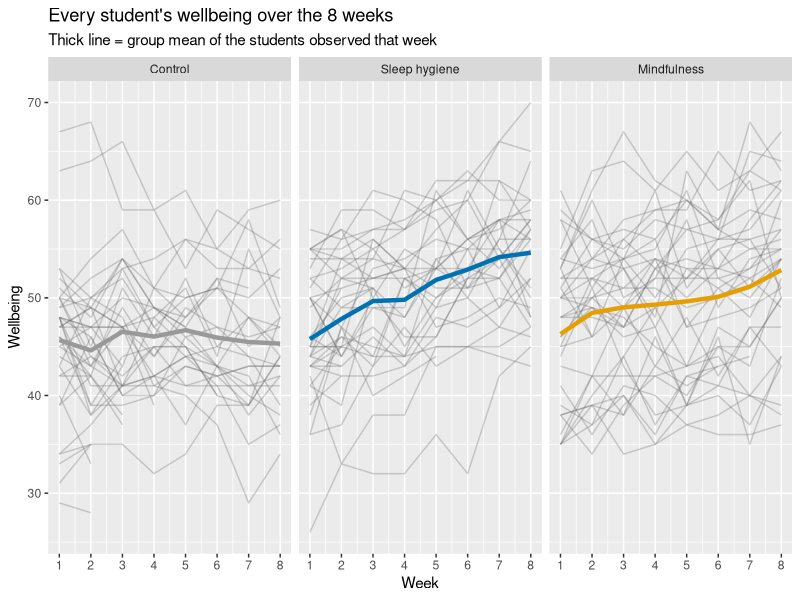
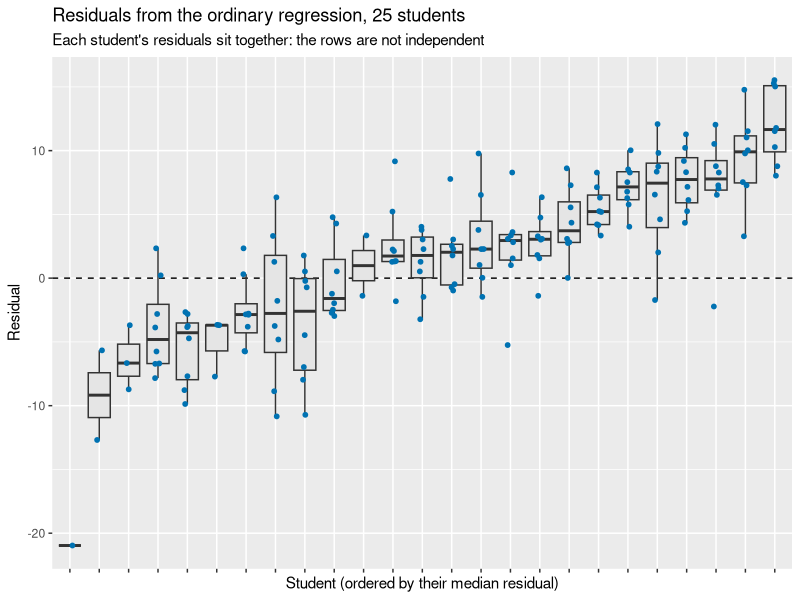
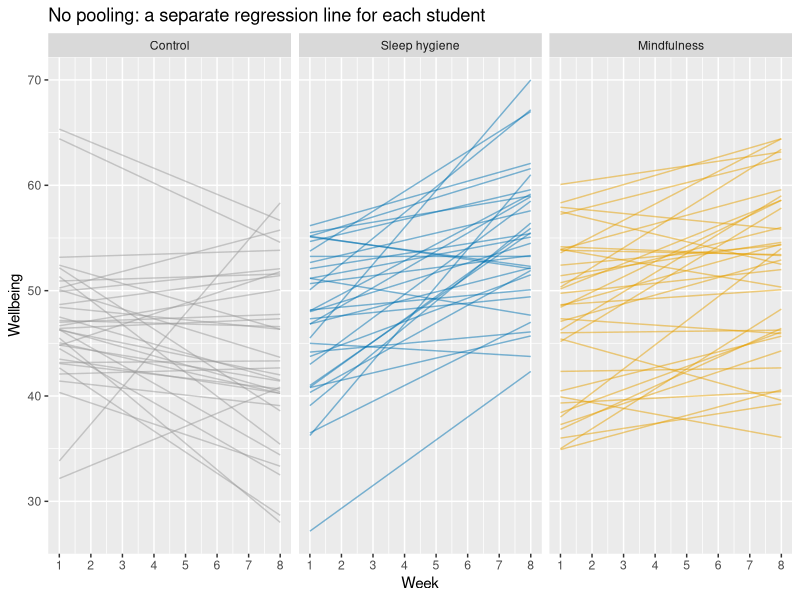
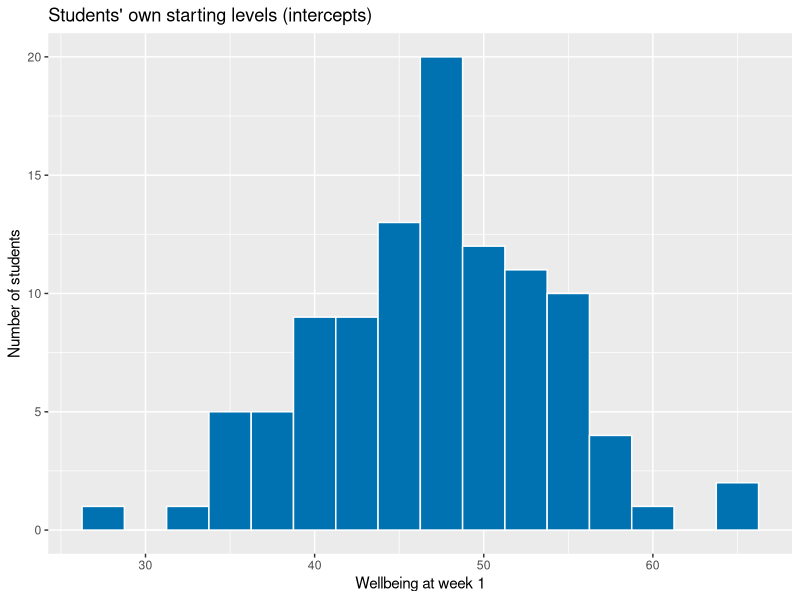
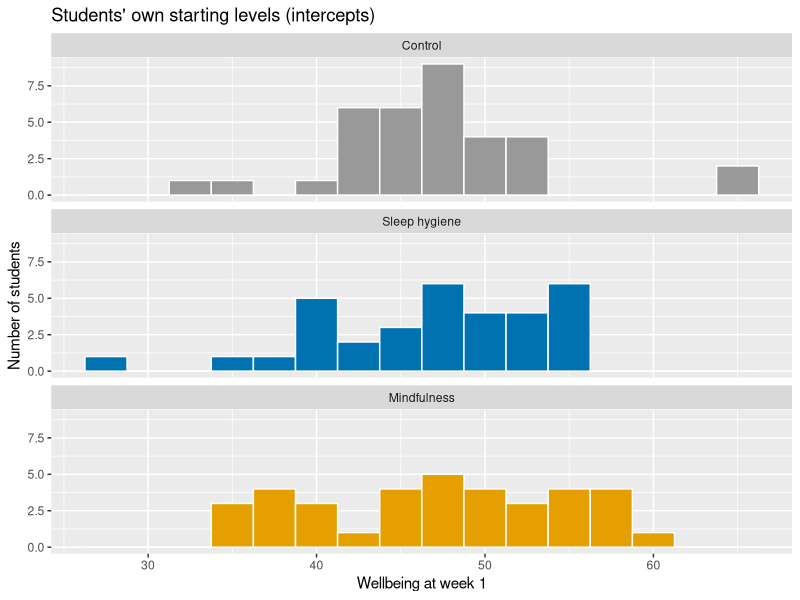
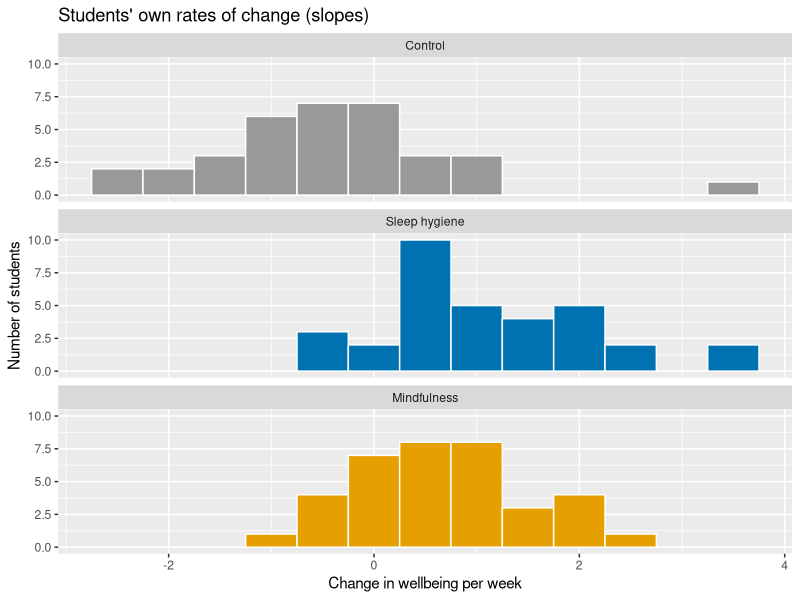
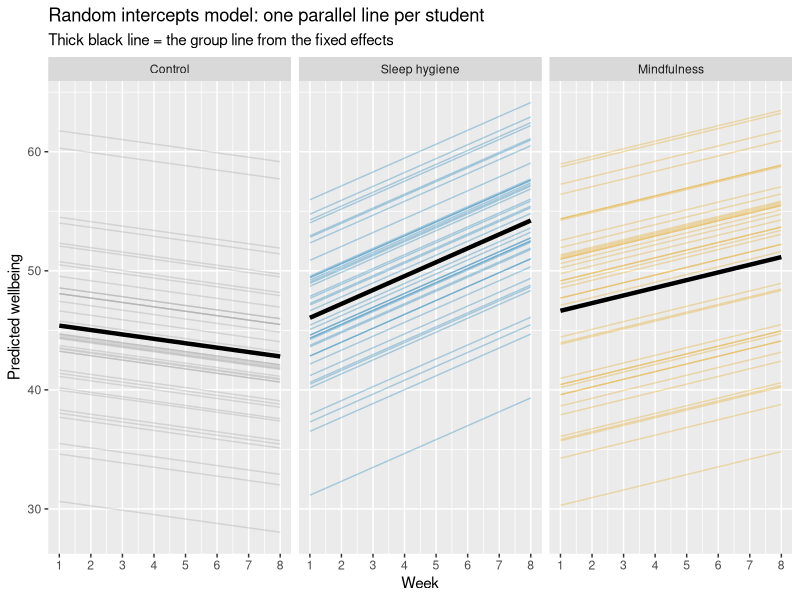
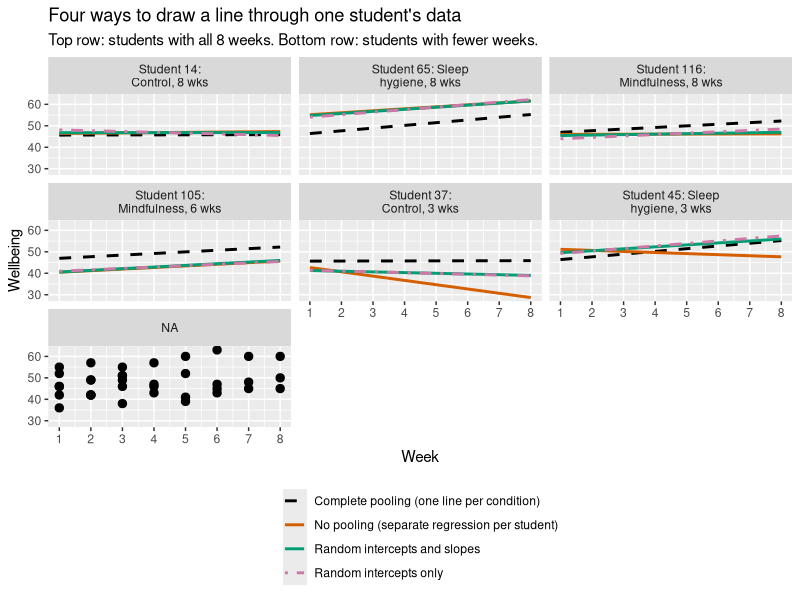

The R script that drew these images, in order:
## ---- chunk 1
library(tidyr)
library(ggplot2)
library(lme4)
library(lmerTest)
library(rstatix)
## ---- chunk 2
#| echo: false
df <- read.csv("data/sleep_study_mixed.csv")
## ---- chunk 3
head(df)
summary(df)
## ---- chunk 4
# Wide to long 
df_long <- pivot_longer(df,
                cols            = week_1:week_8,
                names_to        = "week",
                names_prefix    = "week_",
                names_transform = as.integer,
                values_to       = "wellbeing",
                values_drop_na  = TRUE)
## ---- chunk 5
#create a variable to store our condition labels
cond_levels <- c("Control", "Sleep hygiene", "Mindfulness")

#change the condition to a factor in the long data
df_long$condition <- factor(df_long$condition, levels = cond_levels)

#change the condition to a factor in the wide data
df$condition <- factor(df$condition, levels = cond_levels)
## ---- chunk 6
# week0 = week - 1, so that week0 = 0 is the start of the study and the intercept
# means "wellbeing at week 1". (Centring time is a decision we always have to make.)
df_long$week0 <- df_long$week - 1

## ---- chunk 7
head(df_long, n = 8)
## ---- chunk 8
#students still in the study at each week
colSums(!is.na(df[, paste0("week_", 1:8)]))   

# TRUE = provided all 8 weeks
has_all_weeks <- complete.cases(df)             

#contingency table
table(Condition = df$condition, `All 8 weeks` = has_all_weeks)
## ---- chunk 9
cond_cols <- c("Control" = "#999999", "Sleep hygiene" = "#0072B2", "Mindfulness" = "#E69F00")

## ---- chunk 10

ggplot(df_long, aes(x = week, y = wellbeing, group = id)) + #sets up the initial plot of wellbeing over weeks, split by individual ID
  geom_line(alpha = 0.3, colour = "grey40") + #plots individuals as grey semi-opaque lines
  stat_summary(aes(group = condition, colour = condition),
               fun = mean, geom = "line", linewidth = 1.5) + #adds the mean of each group as a thicker line, coloured by the cond_cols (but with default ggplot2 colours)
  facet_wrap(~ condition) + #splits into 3 subplots based on condition
  scale_colour_manual(values = cond_cols) + #uses the actual colours we want
  scale_x_continuous(breaks = 1:8) + #sets up the ticks on the x axis
  labs(title = "Every student's wellbeing over the 8 weeks",
       subtitle = "Thick line = group mean of the students observed that week",
       x = "Week", y = "Wellbeing") + #adds labels
  theme(legend.position = "none") #says not to plot a legend
## ---- chunk 11
#get participants with complete data
completers <- df$id[has_all_weeks]
#get complete data set
cc <- df_long[df_long$id %in% completers, ]
#set both ID and week as factors
cc$id     <- factor(cc$id)
cc$week_f <- factor(cc$week, levels = 1:8, labels = paste0("wk", 1:8))

length(completers)           # students left (out of 120)
nrow(cc)                     # observations left (out of 802)

#use the rstatix::anova_test function to perform a mixed anova.
rm_res <- anova_test(data = cc, dv = wellbeing, wid = id,
                     between = condition, within = week_f)
rm_res                       # includes Mauchly's test and the GG/HF corrections
get_anova_table(rm_res)      # the ANOVA table, with the sphericity correction applied

## ---- chunk 12
# Ignores which student each row belongs to. Everyone in a condition gets the same line.
m_complete <- lm(wellbeing ~ week0 * condition, data = df_long)
summary(m_complete)
## ---- chunk 13
set.seed(3)
some_students <- sample(unique(df_long$id), 25)
resid_df <- data.frame(student = factor(df_long$id), resid = resid(m_complete))
resid_df <- resid_df[resid_df$student %in% some_students, ]
resid_df$student <- reorder(resid_df$student, resid_df$resid, FUN = median)

ggplot(resid_df, aes(x = student, y = resid)) +
  geom_hline(yintercept = 0, linetype = "dashed") +
  geom_boxplot(outlier.shape = NA, fill = "grey90") +
  geom_jitter(width = 0.1, size = 1.3, colour = "#0072B2") +
  labs(title = "Residuals from the ordinary regression, 25 students",
       subtitle = "Each student's residuals sit together: the rows are not independent",
       x = "Student (ordered by their median residual)", y = "Residual") +
  theme(axis.text.x = element_blank())
## ---- chunk 14
fit_one_student <- function(d) {
  if (nrow(d) < 3) {
    return(data.frame(id = d$id[1], intercept = NA, slope = NA, n_obs = nrow(d)))
  }
  b <- coef(lm(wellbeing ~ week0, data = d))
  data.frame(id = d$id[1], intercept = b[[1]], slope = b[[2]], n_obs = nrow(d))
}

## ---- chunk 15
#apply individual regression function to each participant
person_fits <- do.call(rbind, lapply(split(df_long, df_long$id), fit_one_student))

#also get the condition for that participant and add it to our person_fits dataframe
person_fits$condition <- df$condition[match(person_fits$id, df$id)]

#examine the first few rows.
head(person_fits)             
## ---- chunk 16
fits_ok <- person_fits[!is.na(person_fits$slope), ]
nrow(fits_ok)                 # students we could fit separately
## ---- chunk 17
# Draw all the separate lines
ggplot(fits_ok) +
  geom_segment(aes(x = 1, xend = 8,
                   y = intercept, yend = intercept + 7 * slope,
                   colour = condition), alpha = 0.5) +
  facet_wrap(~ condition) +
  scale_colour_manual(values = cond_cols) +
  scale_x_continuous(breaks = 1:8) +
  labs(title = "No pooling: a separate regression line for each student",
       x = "Week", y = "Wellbeing") +
  theme(legend.position = "none")
## ---- chunk 18
# How much do the intercepts and slopes vary?
ggplot(fits_ok, aes(x = intercept)) +
  geom_histogram(binwidth = 2.5, fill = "#0072B2", colour = "white") +
  labs(title = "Students' own starting levels (intercepts)",
       x = "Wellbeing at week 1", y = "Number of students")
## ---- chunk 19
#same but split by group
ggplot(fits_ok, aes(x = intercept, fill = condition)) +
  geom_histogram(binwidth = 2.5, colour = "white") +
  facet_wrap(~ condition, ncol = 1) +
  scale_fill_manual(values = cond_cols) +
  labs(title = "Students' own starting levels (intercepts)",
       x = "Wellbeing at week 1", y = "Number of students") +
  theme(legend.position = "none")

## ---- chunk 20
ggplot(fits_ok, aes(x = slope, fill = condition)) +
  geom_histogram(binwidth = 0.5, colour = "white") +
  facet_wrap(~ condition, ncol = 1) +
  scale_fill_manual(values = cond_cols) +
  labs(title = "Students' own rates of change (slopes)",
       x = "Change in wellbeing per week", y = "Number of students") +
  theme(legend.position = "none")

## ---- chunk 21
#We can also fit a model that allows students to have their own intercept (1 | id)
m_intercepts <- lmer(wellbeing ~ week0 * condition + (1 | id), data = df_long)
summary(m_intercepts)
## ---- chunk 22
all_students <- expand.grid(id = unique(df_long$id), week0 = 0:7)
all_students$condition    <- df$condition[match(all_students$id, df$id)]
all_students$student_line <- predict(m_intercepts, newdata = all_students)
all_students$week <- all_students$week0 + 1

group_lines <- unique(all_students[, c("condition", "week0", "week")])
group_lines$group_line <- predict(m_intercepts, newdata = group_lines, re.form = NA)

ggplot() +
  geom_line(data = all_students, aes(x = week, y = student_line, group = id, colour = condition), alpha = 0.3) +
  geom_line(data = group_lines, aes(x = week, y = group_line, group = condition),
            colour = "black", linewidth = 1.5) +
  facet_wrap(~ condition) +
  scale_colour_manual(values = cond_cols) +
  scale_x_continuous(breaks = 1:8) +
  labs(title = "Random intercepts model: one parallel line per student",
       subtitle = "Thick black line = the group line from the fixed effects",
       x = "Week", y = "Predicted wellbeing") +
  theme(legend.position = "none")

## ---- chunk 23
  se_table <- data.frame(lm = coef(summary(m_complete))[, "Std. Error"],
                         random_intercept = coef(summary(m_intercepts))[, "Std. Error"])
  round(se_table, 2)
## ---- chunk 24
# (1 + week0 | id) = "every student gets their own intercept AND their own slope,
#                     but these come from a common distribution".
# Students with lots of data are estimated mostly from their own data.
# Students with little data are pulled ("shrunk") towards their group's line.
m_partial <- lmer(wellbeing ~ week0 * condition + (1 + week0 | id), data = df_long)
summary(m_partial)
## ---- chunk 25

set.seed(7)
choose_student <- function(cond, complete) {
  pf <- person_fits[person_fits$condition == cond & person_fits$n_obs >= 3, ]
  pf <- if (complete) pf[pf$n_obs == 8, ] else pf[pf$n_obs == min(pf$n_obs), ]
  pf$id[sample.int(nrow(pf), 1)]
}
chosen <- c(sapply(cond_levels, choose_student, complete = TRUE),
            sapply(cond_levels, choose_student, complete = FALSE))

grid <- expand.grid(id = chosen, week0 = 0:7)
grid$condition <- factor(df$condition[match(grid$id, df$id)], levels = cond_levels)
grid$n_obs     <- person_fits$n_obs[match(grid$id, person_fits$id)]

grid$`Random intercepts only` <- predict(m_intercepts, newdata = grid)
grid$`Complete pooling (one line per condition)`   <- predict(m_complete, newdata = grid)
grid$`Random intercepts and slopes` <- predict(m_partial, newdata = grid)   # includes each student's random effects
pf_match <- match(grid$id, person_fits$id)
grid$`No pooling (separate regression per student)` <- person_fits$intercept[pf_match] +
                                                       person_fits$slope[pf_match] * grid$week0

fits_long <- pivot_longer(grid, cols = starts_with(c("Complete", "Random", "Partial", "No pooling")),
                          names_to = "method", values_to = "predicted")

fits_long$week  <- fits_long$week0 + 1
panel_label <- function(id, condition, n_obs) {
  paste0("Student ", id, ": ", condition, ", ", n_obs, " wks")
}
fits_long$panel <- factor(panel_label(fits_long$id, fits_long$condition, fits_long$n_obs))
# order panels: full-data students first, then students with little data
panel_order <- unique(fits_long$panel[order(-fits_long$n_obs, fits_long$condition)])
fits_long$panel <- factor(fits_long$panel, levels = panel_order)

obs_chosen <- df_long[df_long$id %in% chosen, ]
obs_chosen$panel <- factor(panel_label(obs_chosen$id, obs_chosen$condition, obs_chosen$n_obs),
                           levels = panel_order)

method_cols <- c("Complete pooling (one line per condition)"     = "#000000",
                 "No pooling (separate regression per student)"  = "#D55E00",
                 "Random intercepts only"                        = "#CC79A7",
                 "Random intercepts and slopes"                 = "#009E73")
method_lty  <- c("Complete pooling (one line per condition)"     = "dashed",
                 "No pooling (separate regression per student)"  = "solid",
                 "Random intercepts only"                        = "dotdash",
                 "Random intercepts and slopes"                  = "solid")
ggplot() +
  geom_line(data = fits_long, aes(x = week, y = predicted, colour = method, linetype = method),
            linewidth = 1, na.rm = TRUE) +
  geom_point(data = obs_chosen, aes(x = week, y = wellbeing), size = 2.5) +
  facet_wrap(~ panel, ncol = 3, labeller = label_wrap_gen(20)) +
  scale_colour_manual(values = method_cols) +
  scale_linetype_manual(values = method_lty) +
  scale_x_continuous(breaks = 1:8) +
  labs(title = "Four ways to draw a line through one student's data",
       subtitle = "Top row: students with all 8 weeks. Bottom row: students with fewer weeks.",
       x = "Week", y = "Wellbeing", colour = NULL, linetype = NULL) +
  theme(legend.position = "bottom", legend.direction = "vertical")

## ---- chunk 26
students <- unique(df_long[, c("id", "condition")])

slope_from <- function(model) {
  predict(model, newdata = transform(students, week0 = 1)) -
    predict(model, newdata = transform(students, week0 = 0))
}

students$slope_partial    <- slope_from(m_partial)      # random intercepts and slopes
students$slope_intercepts <- slope_from(m_intercepts)   # random intercepts only: every student gets their group's slope
students$slope_group      <- slope_from(m_complete)     # complete pooling (ordinary regression)
students$slope_none       <- person_fits$slope[match(students$id, person_fits$id)]
students$n_obs            <- person_fits$n_obs[match(students$id, person_fits$id)]

shrink <- students[!is.na(students$slope_none), ]       # students we could fit separately

set.seed(10)                                            # keeps the jitter the same every time
shrink$x_jit <- shrink$n_obs + runif(nrow(shrink), -0.25, 0.25)

shrink_cols <- c("No pooling (separate regressions)" = "#D55E00",
                 "Random intercepts only"            = "#CC79A7",
                 "Random intercepts and slopes"      = "#009E73")

ggplot(shrink, aes(x = x_jit)) +
  geom_segment(aes(xend = x_jit, y = slope_none, yend = slope_partial), colour = "grey60", alpha = 0.6) +
  geom_point(aes(y = slope_none,        colour = "No pooling (separate regressions)"), size = 2, alpha = 0.8) +
  geom_point(aes(y = slope_intercepts,  colour = "Random intercepts only"),            size = 2, alpha = 0.8) +
  geom_point(aes(y = slope_partial,     colour = "Random intercepts and slopes"),      size = 2, alpha = 0.8) +
  scale_colour_manual(values = shrink_cols, breaks = names(shrink_cols)) +
  scale_x_continuous(breaks = 3:8) +
  labs(title = "Shrinkage towards the group line",
       subtitle = "The fewer weeks of data a student has, the bigger the pull",
       x = "Number of weeks of data for the student",
       y = "Estimated change in wellbeing per week", colour = NULL) +
  theme(legend.position = "bottom", legend.direction = "vertical")

# Students with only 1 or 2 observations could not be fitted separately at all,
# but the mixed models still give them a sensible line (mostly their group's line):
students[students$n_obs < 3, c("id", "condition", "n_obs", "slope_intercepts", "slope_partial")]



## ---- chunk 27
fmt  <- function(x, d = 2) sprintf(paste0("%.", d, "f"), x)
fmtp <- function(p) ifelse(p < .001, "< .001", sub("^0\\.", ".", formatC(p, format = "f", digits = 3)))
## ---- chunk 28
colSums(!is.na(df[, paste0("week_", 1:8)]))    # students still in the study at each week
has_all_weeks <- complete.cases(df)             # TRUE = provided all 8 weeks
table(Condition = df$condition, `All 8 weeks` = has_all_weeks)
# Dropout is not even across groups, and (by design) it is more likely after a low score.

## ---- chunk 29
library(rstatix)

completers <- df$id[has_all_weeks]
cc <- df_long[df_long$id %in% completers, ]
cc$id     <- factor(cc$id)
cc$week_f <- factor(cc$week, levels = 1:8, labels = paste0("wk", 1:8))

length(completers)           # students left (out of 120)
nrow(cc)                     # observations left (out of 802)

rm_res <- anova_test(data = cc, dv = wellbeing, wid = id,
                     between = condition, within = week_f)
rm_res                       # includes Mauchly's test and the GG/HF corrections
get_anova_table(rm_res)      # the ANOVA table, with the sphericity correction applied

## ---- chunk 30
# Uses every observation, with week as a number (so we get "points per week"). 
m_lm <- lm(wellbeing ~ week0 * condition, data = df_long)
summary(m_lm)

## ---- chunk 31
set.seed(3)
some_students <- sample(unique(df_long$id), 25)
resid_df <- data.frame(student = factor(df_long$id), resid = resid(m_lm))
resid_df <- resid_df[resid_df$student %in% some_students, ]
resid_df$student <- reorder(resid_df$student, resid_df$resid, FUN = median)

ggplot(resid_df, aes(x = student, y = resid)) +
  geom_hline(yintercept = 0, linetype = "dashed") +
  geom_boxplot(outlier.shape = NA, fill = "grey90") +
  geom_jitter(width = 0.1, size = 1.3, colour = "#0072B2") +
  labs(title = "Residuals from the ordinary regression, 25 students",
       subtitle = "Each student's residuals sit together: the rows are not independent",
       x = "Student (ordered by their median residual)", y = "Residual") +
  theme(axis.text.x = element_blank())
## ---- chunk 32
m0 <- lmer(wellbeing ~ 1 + (1 | id), data = df_long)
summary(m0) 
vc <- as.data.frame(VarCorr(m0))
icc <- vc$vcov[vc$grp == "id"] / sum(vc$vcov)
icc          # intraclass correlation: the proportion of variance that is between students
# An ICC this high means observations from the same student are very similar: far from independent.
## ---- chunk 33
m_ri <- lmer(wellbeing ~ week0 * condition + (1 | id), data = df_long)
summary(m_ri) 
## ---- chunk 34
m_rs <- lmer(wellbeing ~ week0 * condition + (1 + week0 | id), data = df_long)



summary(m_rs)          # our final model
anova(m_rs)            # F-tests (Satterthwaite degrees of freedom)
## ---- chunk 35
anova(m_ri, m_rs)     
## ---- chunk 36
anova(m0, m_ri, m_rs)
